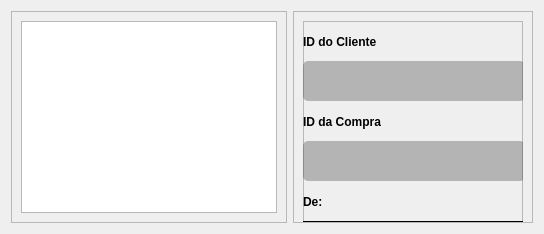
      <widget class="QWidget" name="page_6_relatorio">
       <layout class="QHBoxLayout" name="horizontalLayout_7">
        <item>
         <widget class="QFrame" name="frame_14">
          <property name="styleSheet">
           <string notr="true"/>
          </property>
          <property name="frameShape">
           <enum>QFrame::StyledPanel</enum>
          </property>
          <property name="frameShadow">
           <enum>QFrame::Raised</enum>
          </property>
          <layout class="QHBoxLayout" name="horizontalLayout_6">
           <item>
            <widget class="QTableView" name="table_ultimas_compras">
             <property name="styleSheet">
              <string notr="true"/>
             </property>
             <property name="selectionBehavior">
              <enum>QAbstractItemView::SelectRows</enum>
             </property>
             <attribute name="verticalHeaderVisible">
              <bool>false</bool>
             </attribute>
             <attribute name="verticalHeaderHighlightSections">
              <bool>false</bool>
             </attribute>
            </widget>
           </item>
          </layout>
         </widget>
        </item>
        <item>
         <widget class="QFrame" name="frame_15">
          <property name="minimumSize">
           <size>
            <width>240</width>
            <height>0</height>
           </size>
          </property>
          <property name="maximumSize">
           <size>
            <width>240</width>
            <height>16777215</height>
           </size>
          </property>
          <property name="styleSheet">
           <string notr="true"/>
          </property>
          <property name="frameShape">
           <enum>QFrame::StyledPanel</enum>
          </property>
          <property name="frameShadow">
           <enum>QFrame::Raised</enum>
          </property>
          <layout class="QVBoxLayout" name="verticalLayout_13">
           <property name="spacing">
            <number>0</number>
           </property>
           <property name="bottomMargin">
            <number>0</number>
           </property>
           <item>
            <widget class="QFrame" name="frame_16">
             <property name="styleSheet">
              <string notr="true"/>
             </property>
             <property name="frameShape">
              <enum>QFrame::StyledPanel</enum>
             </property>
             <property name="frameShadow">
              <enum>QFrame::Raised</enum>
             </property>
             <widget class="QLineEdit" name="lineEdit_buscar_cliente_carrinho_2">
              <property name="geometry">
               <rect>
                <x>0</x>
                <y>40</y>
                <width>222</width>
                <height>40</height>
               </rect>
              </property>
              <property name="maximumSize">
               <size>
                <width>16777215</width>
                <height>40</height>
               </size>
              </property>
              <property name="styleSheet">
               <string notr="true">background: rgba(6, 0, 0, 0.25);
border-radius: 5px;
color: black;
font-size: 24px;</string>
              </property>
             </widget>
             <widget class="QPushButton" name="btn_buscar_compra">
              <property name="geometry">
               <rect>
                <x>30</x>
                <y>310</y>
                <width>171</width>
                <height>50</height>
               </rect>
              </property>
              <property name="minimumSize">
               <size>
                <width>0</width>
                <height>50</height>
               </size>
              </property>
              <property name="styleSheet">
               <string notr="true">background: #0339A6;
font-weight: bold;</string>
              </property>
              <property name="text">
               <string>Filtrar</string>
              </property>
             </widget>
             <widget class="QLineEdit" name="lineEdit_buscar_id_compra">
              <property name="geometry">
               <rect>
                <x>0</x>
                <y>120</y>
                <width>222</width>
                <height>40</height>
               </rect>
              </property>
              <property name="maximumSize">
               <size>
                <width>16777215</width>
                <height>40</height>
               </size>
              </property>
              <property name="styleSheet">
               <string notr="true">background: rgba(6, 0, 0, 0.25);
border-radius: 5px;
color: black;
font-size: 24px;</string>
              </property>
             </widget>
             <widget class="QDateEdit" name="dateEdit">
              <property name="geometry">
               <rect>
                <x>0</x>
                <y>200</y>
                <width>221</width>
                <height>26</height>
               </rect>
              </property>
              <property name="styleSheet">
               <string notr="true">border: 1px solid black;
color: black;
font-weight: bold;
</string>
              </property>
              <property name="alignment">
               <set>Qt::AlignCenter</set>
              </property>
              <property name="calendarPopup">
               <bool>true</bool>
              </property>
             </widget>
             <widget class="QLabel" name="label_nome_codigo_estoque_3">
              <property name="geometry">
               <rect>
                <x>0</x>
                <y>90</y>
                <width>141</width>
                <height>21</height>
               </rect>
              </property>
              <property name="styleSheet">
               <string notr="true">font-weight: bold;
color: black;
border: 0;</string>
              </property>
              <property name="text">
               <string>ID da Compra</string>
              </property>
             </widget>
             <widget class="QLabel" name="label_nome_codigo_estoque_4">
              <property name="geometry">
               <rect>
                <x>0</x>
                <y>10</y>
                <width>141</width>
                <height>21</height>
               </rect>
              </property>
              <property name="styleSheet">
               <string notr="true">font-weight: bold;
color: black;
border: 0;</string>
              </property>
              <property name="text">
               <string>ID do Cliente</string>
              </property>
             </widget>
             <widget class="QDateEdit" name="dateEdit_2">
              <property name="geometry">
               <rect>
                <x>0</x>
                <y>260</y>
                <width>221</width>
                <height>26</height>
               </rect>
              </property>
              <property name="styleSheet">
               <string notr="true">border: 1px solid black;
color: black;
font-weight: bold;
</string>
              </property>
              <property name="alignment">
               <set>Qt::AlignCenter</set>
              </property>
              <property name="calendarPopup">
               <bool>true</bool>
              </property>
              <property name="date">
               <date>
                <year>2025</year>
                <month>1</month>
                <day>1</day>
               </date>
              </property>
             </widget>
             <widget class="QLabel" name="label_nome_codigo_estoque_5">
              <property name="geometry">
               <rect>
                <x>0</x>
                <y>170</y>
                <width>141</width>
                <height>21</height>
               </rect>
              </property>
              <property name="styleSheet">
               <string notr="true">font-weight: bold;
color: black;
border: 0;</string>
              </property>
              <property name="text">
               <string>De:</string>
              </property>
             </widget>
             <widget class="QLabel" name="label_nome_codigo_estoque_6">
              <property name="geometry">
               <rect>
                <x>0</x>
                <y>230</y>
                <width>141</width>
                <height>21</height>
               </rect>
              </property>
              <property name="styleSheet">
               <string notr="true">font-weight: bold;
color: black;
border: 0;</string>
              </property>
              <property name="text">
               <string>Até</string>
              </property>
             </widget>
             <widget class="QLineEdit" name="lineEdit_buscar_id_compra_2">
              <property name="geometry">
               <rect>
                <x>0</x>
                <y>530</y>
                <width>222</width>
                <height>40</height>
               </rect>
              </property>
              <property name="maximumSize">
               <size>
                <width>16777215</width>
                <height>40</height>
               </size>
              </property>
              <property name="styleSheet">
               <string notr="true">background: rgba(6, 0, 0, 0.25);
border-radius: 5px;
color: black;
font-size: 24px;</string>
              </property>
             </widget>
             <widget class="QPushButton" name="btn_buscar_compra_2">
              <property name="geometry">
               <rect>
                <x>30</x>
                <y>590</y>
                <width>171</width>
                <height>50</height>
               </rect>
              </property>
              <property name="minimumSize">
               <size>
                <width>0</width>
                <height>50</height>
               </size>
              </property>
              <property name="styleSheet">
               <string notr="true">background: #0339A6;
font-weight: bold;</string>
              </property>
              <property name="text">
               <string>Ver Itens</string>
              </property>
             </widget>
             <widget class="QLabel" name="label_nome_codigo_estoque_7">
              <property name="geometry">
               <rect>
                <x>0</x>
                <y>500</y>
                <width>141</width>
                <height>21</height>
               </rect>
              </property>
              <property name="styleSheet">
               <string notr="true">font-weight: bold;
color: black;
border: 0;</string>
              </property>
              <property name="text">
               <string>ID da Venda</string>
              </property>
             </widget>
            </widget>
           </item>
          </layout>
         </widget>
        </item>
       </layout>
      </widget>
